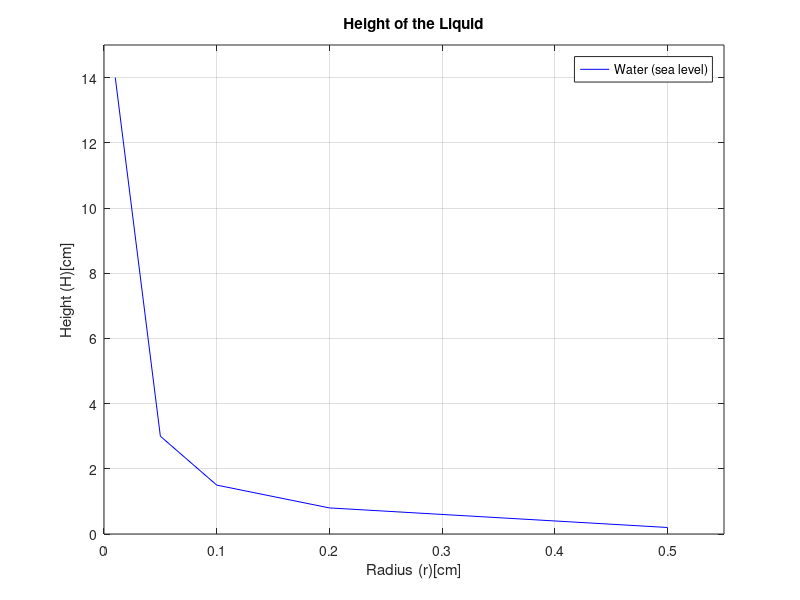

Here is the MATLAB script that generated this plot:
%{
Deion Nwaefulu  ENGR 1300-002  2016-11-1
dcn6334_RQ14_CH18: Create a proper plot of the height(H, ordinate) versus
the radius(r) assuming the data are experimental.
Radius: Radius of the tube (r)[cm] 
Height: Height of the liquid (H)[cm]
%}
clc
clear
clear all
Radius = [0.01 0.05 0.10 0.20 0.40 0.50];
Height = [14.0 3.0 1.5 0.8 0.4 0.2];

plot(Radius,Height,'b-','MarkerFaceColor','b')

grid on

title('Height of the Liquid')
legend('Water (sea level)','Location','Best')
xlabel('Radius (r)[cm]')
ylabel('Height (H)[cm]')
axis([0 0.55 0 15])